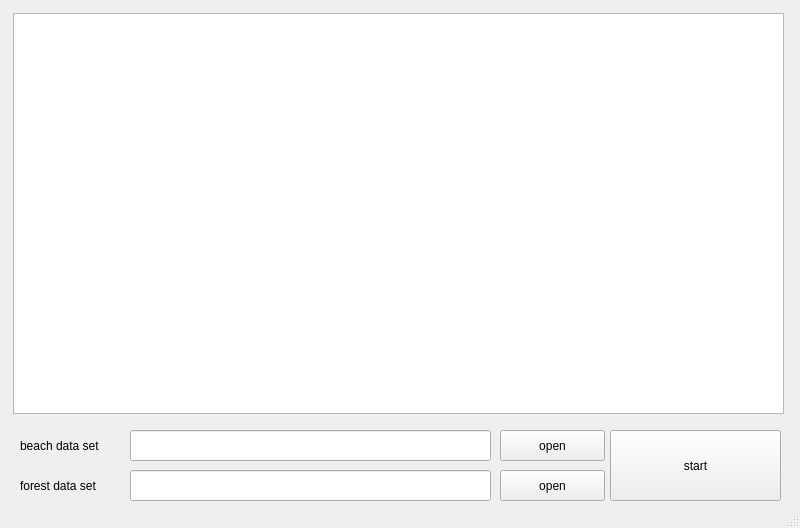
<?xml version="1.0" encoding="UTF-8"?>
<ui version="4.0">
 <class>testing_window</class>
 <widget class="QMainWindow" name="testing_window">
  <property name="geometry">
   <rect>
    <x>0</x>
    <y>0</y>
    <width>800</width>
    <height>528</height>
   </rect>
  </property>
  <property name="windowTitle">
   <string>Tester</string>
  </property>
  <widget class="QWidget" name="centralwidget">
   <widget class="QLineEdit" name="lineEdit">
    <property name="geometry">
     <rect>
      <x>130</x>
      <y>430</y>
      <width>361</width>
      <height>31</height>
     </rect>
    </property>
   </widget>
   <widget class="QLineEdit" name="lineEdit_2">
    <property name="geometry">
     <rect>
      <x>130</x>
      <y>470</y>
      <width>361</width>
      <height>31</height>
     </rect>
    </property>
   </widget>
   <widget class="QLabel" name="label">
    <property name="geometry">
     <rect>
      <x>20</x>
      <y>430</y>
      <width>101</width>
      <height>31</height>
     </rect>
    </property>
    <property name="text">
     <string>beach data set</string>
    </property>
   </widget>
   <widget class="QLabel" name="label_2">
    <property name="geometry">
     <rect>
      <x>20</x>
      <y>470</y>
      <width>101</width>
      <height>31</height>
     </rect>
    </property>
    <property name="text">
     <string>forest data set</string>
    </property>
   </widget>
   <widget class="QPushButton" name="open_b">
    <property name="geometry">
     <rect>
      <x>500</x>
      <y>430</y>
      <width>105</width>
      <height>31</height>
     </rect>
    </property>
    <property name="text">
     <string>open</string>
    </property>
   </widget>
   <widget class="QPushButton" name="open_f">
    <property name="geometry">
     <rect>
      <x>500</x>
      <y>470</y>
      <width>105</width>
      <height>31</height>
     </rect>
    </property>
    <property name="text">
     <string>open</string>
    </property>
   </widget>
   <widget class="QPushButton" name="start">
    <property name="geometry">
     <rect>
      <x>610</x>
      <y>430</y>
      <width>171</width>
      <height>71</height>
     </rect>
    </property>
    <property name="text">
     <string>start</string>
    </property>
   </widget>
   <widget class="QTextEdit" name="textEdit">
    <property name="geometry">
     <rect>
      <x>13</x>
      <y>13</y>
      <width>771</width>
      <height>401</height>
     </rect>
    </property>
   </widget>
  </widget>
  <widget class="QStatusBar" name="statusbar"/>
 </widget>
 <resources/>
 <connections/>
</ui>
